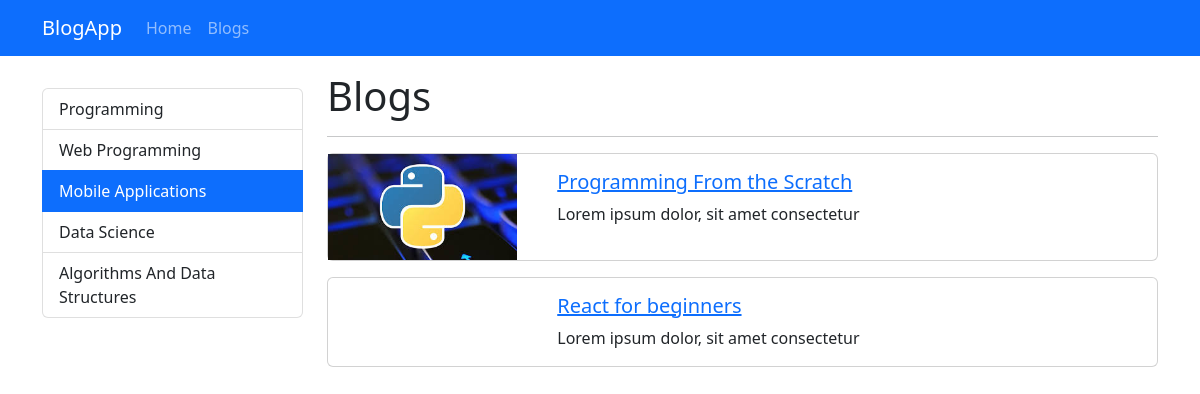
The app's page /category/mobile-applications with its own data.
### blog/models.py (models this page shows, shortened)
class Category(models.Model):
    name = models.CharField(max_length=200)
    slug = models.SlugField(null=False, unique=True, blank=True, db_index=True, editable=False)

class Blog(models.Model):
    title = models.CharField(max_length=200)
    image = models.ImageField(upload_to="blogs")
    is_active = models.BooleanField()
    is_home = models.BooleanField()
    description = RichTextField()
    categories = models.ManyToManyField(Category, blank=True)
    '''
        At first I had some values inside of the table so first set
        the parameters in a way that accepts rows that doesn't have a value for
        slug field and migrate the changes
    '''
    slug = models.SlugField(null=False, blank=True, unique=True, db_index=True, editable=False)

### blog/views.py (the view)
# urls.py: path("category/<slug:slug>", views.blogs_by_category, name="blogs_by_category"),
def blogs_by_category(request, slug):
    context = {
        'blogs': Category.objects.get(slug=slug).blog_set.filter(is_active=True),
        'categories': Category.objects.all(),
        'selected_category': slug
    }
    return render(request, "blog/blogs.html", context)

### blog/templates/blog/blogs.html (shortened to what this page needs)
{% extends "base.html" %}
{% block content %}
<div class="container mt-3">
    <div class="row">
        <div class="col-3 mt-3">
            {% include 'partials/_categories.html' %}
        </div>
        <div class="col-9">
            <h1>Blogs</h1>
            <hr>
            {% if blogs|length > 0 %}
                {% for blog in blogs %}
                    {% include 'blog/partials/_blog.html' %}
                {% endfor %}
            {% else %}
                <div class="alert alert-warning">No blogs</div>
            {% endif %}
        </div>
    </div>
</div>
{% endblock %}

### templates/partials/_categories.html
<div class="list-group">
    {% for category in categories %}
        {% if category.slug == selected_category %}
            <a class="list-group-item list-group-item-action active" href=" {% url 'blogs_by_category' category.slug %} ">{{ category.name|title }}</a>
        {% else %}
            <a class="list-group-item list-group-item-action" href=" {% url 'blogs_by_category' category.slug %} ">{{ category.name|title }}</a>
        {% endif %}
    {% endfor %}
</div>

### blog/templates/blog/partials/_blog.html
{% load static %}
<div class="card mb-3">
    <div class="row">
        <div class="col-md-3">
            <img src="{{ blog.image.url }}" alt="" class="img-fluid">
        </div>
        <div class="col-md-9">
            <div class="card-body">
                <h5 class="card-title">
                    <a href="{% url 'blog_details' blog.slug %}">
                        {{ blog.title }}
                    </a>
                </h5>
                <p class="card-text">{{ blog.description|striptags|slice:"0:40" }}</p>
            </div>
        </div>
    </div>
</div>

### records on screen
Category: name "Programming"
Category: name "Web Programming"
Category: name "Mobile Applications"
Category: name "Data Science"
Category: name "Algorithms And Data Structures"
Blog: image (picture), title "Programming From the Scratch", description "Lorem ipsum dolor, sit amet consectetur"
Blog: title "React for beginners", description "Lorem ipsum dolor, sit amet consectetur"
